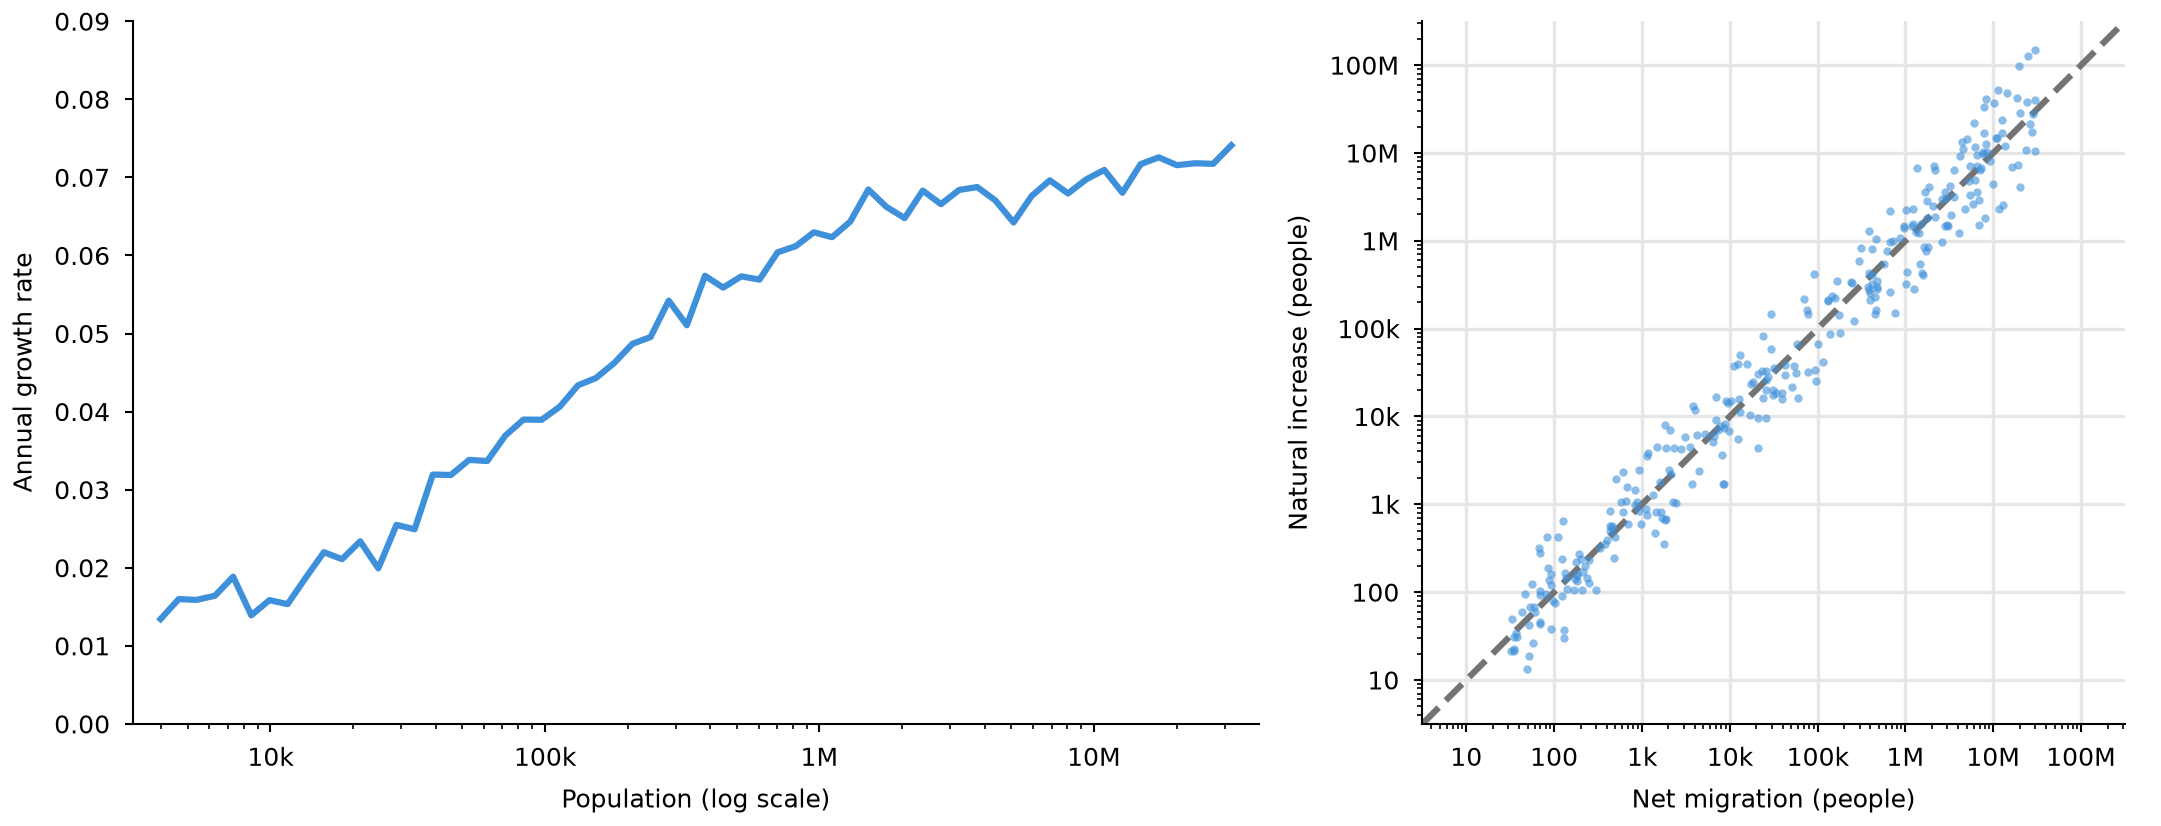

This figure's Python source:
"""Logarithmic axes: one log axis with k/M tick labels, and a log-log scatter.

Synthetic data; writes snippet.png next to this file.
"""

import os
from pathlib import Path

import matplotlib.pyplot as plt
import numpy as np
from matplotlib.ticker import FuncFormatter, LogLocator, NullFormatter

MM = 1 / 25.4
STYLE_DIR = Path(__file__).resolve().parent / "../../../styles"
DATA_COLOR = "C0"
GUIDE = {"color": "0.45", "linestyle": "--", "zorder": 1}


def short_number(value, _position=None):
    """10, 100, 1k, 10k, 100k, 1M, ... for decade ticks."""
    for size, suffix in ((1e9, "B"), (1e6, "M"), (1e3, "k")):
        if value >= size:
            return f"{value / size:g}{suffix}"
    return f"{value:g}"


def log_x(ax, rng):
    size = np.logspace(3.6, 7.5, 60)
    growth = 0.04 + 0.03 * np.tanh(np.log10(size) - 5) + rng.normal(0, 0.002, size.size)
    ax.plot(size, growth, color=DATA_COLOR)
    ax.set_xscale("log")
    ax.xaxis.set_major_formatter(FuncFormatter(short_number))
    ax.set(xlim=(10**3.5, 10**7.6), ylim=(0, 0.09),
           xlabel="Population (log scale)", ylabel="Annual growth rate")


def log_log(ax, rng):
    migration = 10 ** rng.uniform(1.5, 7.5, 300)
    scatter = np.clip(rng.normal(0, 0.35, migration.size), -0.7, 0.7)  # decades
    natural = migration * 10**scatter
    limits = (10**0.5, 10**8.5)
    # Give axline two points: its slope argument is meant for linear scales.
    ax.axline((1, 1), (10, 10), **GUIDE)
    ax.scatter(migration, natural, s=4, color=DATA_COLOR, alpha=0.6, linewidths=0)
    ax.set(xscale="log", yscale="log", xlim=limits, ylim=limits, aspect="equal",
           xlabel="Net migration (people)", ylabel="Natural increase (people)")
    for axis in (ax.xaxis, ax.yaxis):
        # numticks must exceed the decades shown, or matplotlib skips some.
        axis.set_major_locator(LogLocator(base=10, numticks=12))
        axis.set_minor_locator(LogLocator(base=10, subs=np.arange(2, 10), numticks=12))
        axis.set_major_formatter(FuncFormatter(short_number))
        axis.set_minor_formatter(NullFormatter())
    ax.grid(which="major", color="0.9")
    ax.set_axisbelow(True)


def main():
    rng = np.random.default_rng(12)
    default = STYLE_DIR / "default.mplstyle"
    sheets = [default] if default.is_file() else []
    if selected := os.environ.get("CEDALION_STYLE"):
        sheet = Path(selected).expanduser()
        sheets.append(sheet if sheet.is_file() else STYLE_DIR / (selected.removesuffix(".mplstyle") + ".mplstyle"))
    width_mm = float(os.environ.get("CEDALION_WIDTH_MM", 183))
    with plt.style.context(sheets):
        fig, axes = plt.subplots(1, 2, figsize=(width_mm * MM, 70 * MM),
                                 gridspec_kw={"width_ratios": [1.5, 1]},
                                 layout="constrained")
        for ax, axis in ((axes[0], "x"), (axes[1], "x"), (axes[1], "y")):
            ax.tick_params(axis=axis, which="minor", length=0.6 * plt.rcParams[f"{axis}tick.major.size"],
                           width=0.8 * plt.rcParams[f"{axis}tick.major.width"])
        log_x(axes[0], rng)
        log_log(axes[1], rng)
        fig.savefig(os.environ.get("CEDALION_SNIPPET_PNG", Path(__file__).with_name("snippet.png")), dpi=300)
        plt.close(fig)


if __name__ == "__main__":
    main()
